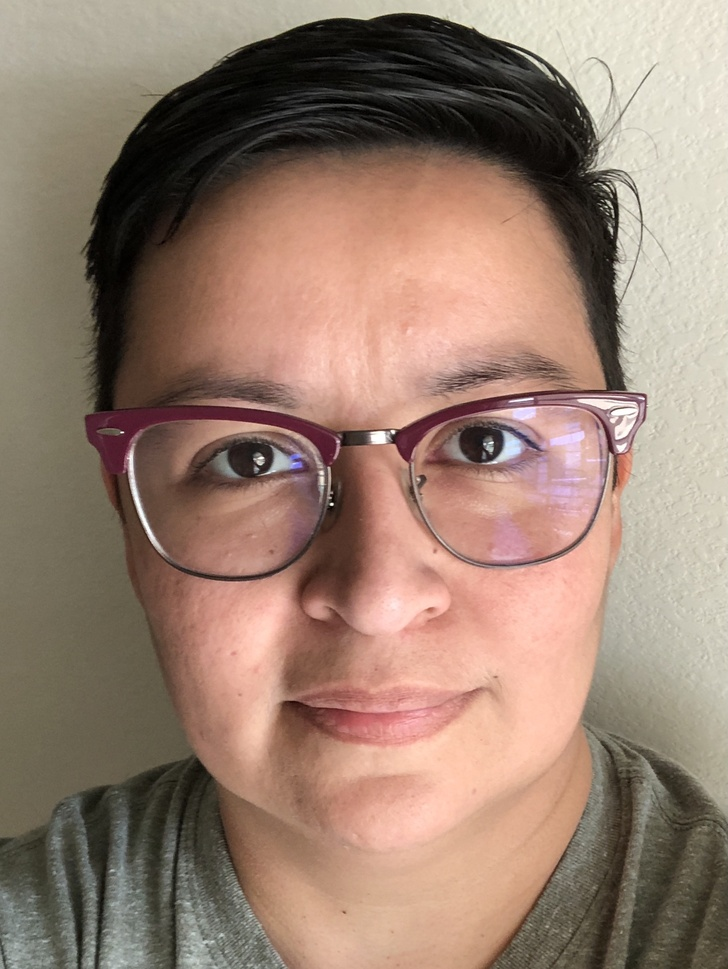
#> input picture imgs/IMG_3293 2.jpg, 728 x 969 px, shrunk from 1563 x 2080 before the run; its folder holds only this picture in this run
$ python photoEditor.py
#> lines starting #> are read from the running program, lines starting #| are printed output that depends on the picture
from PIL import Image, ImageEnhance, ImageFilter
import os

path = "./imgs"
pathOut = "./editedImgs"

for filename in os.listdir(path):
    if filename.endswith((".jpg", ".jpeg", ".png")):
        img = Image.open(f"{path}/{filename}")
#> img is the input picture: PIL image 728x969 RGB; mean R, G, B 152.4, 127.7, 112.6

        edit = img.filter(ImageFilter.SHARPEN).convert('L')
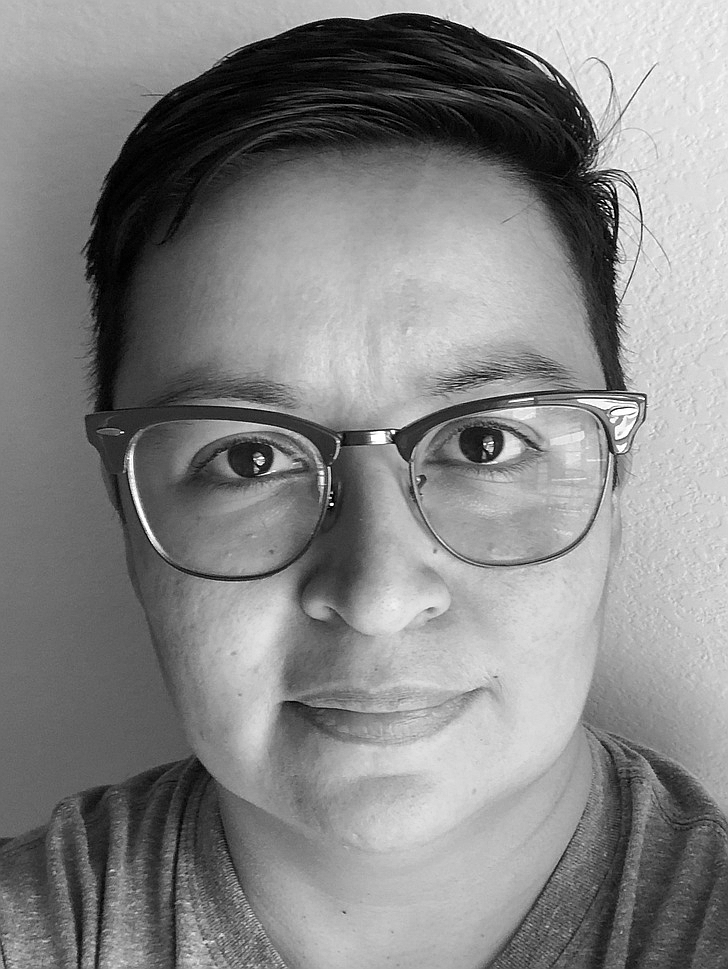
#> edit: PIL image 728x969 L; min 0, max 255, mean 133.4

        # Contrast
        factor = 1.5
        enhancer = ImageEnhance.Contrast(edit)
        edit = enhancer.enhance(factor)
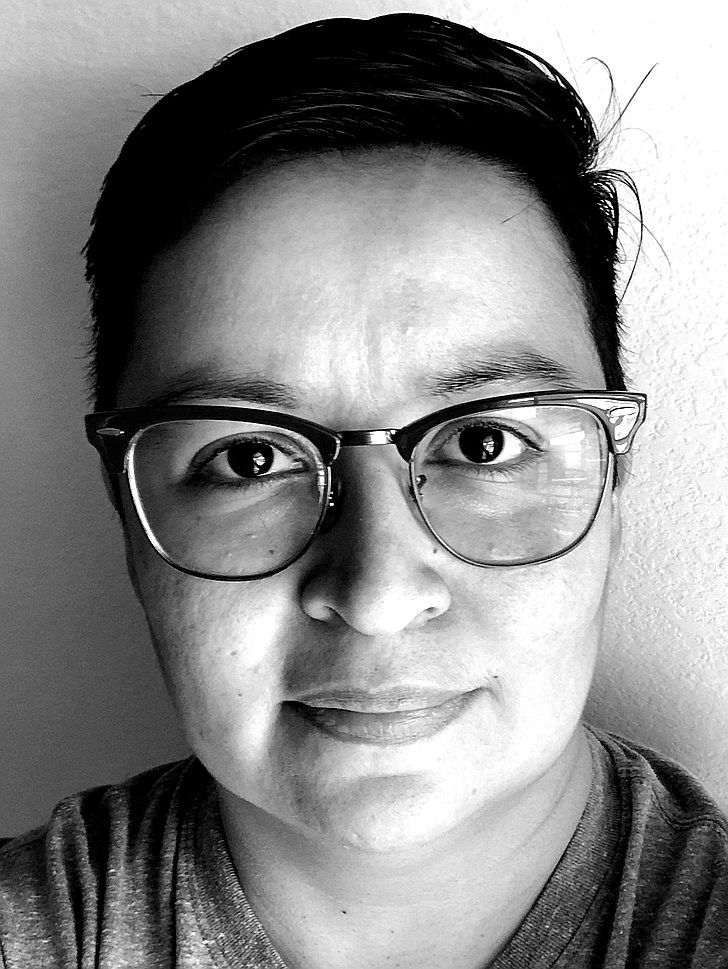
#> edit: PIL image 728x969 L; min 0, max 255, mean 136.1

        # Add more edits from documentation: https://pillow.readthedocs.io/en/stable/

        clean_name = os.path.splitext(filename)[0]
        edit.save(f'{pathOut}/{clean_name}_edited.jpg')
